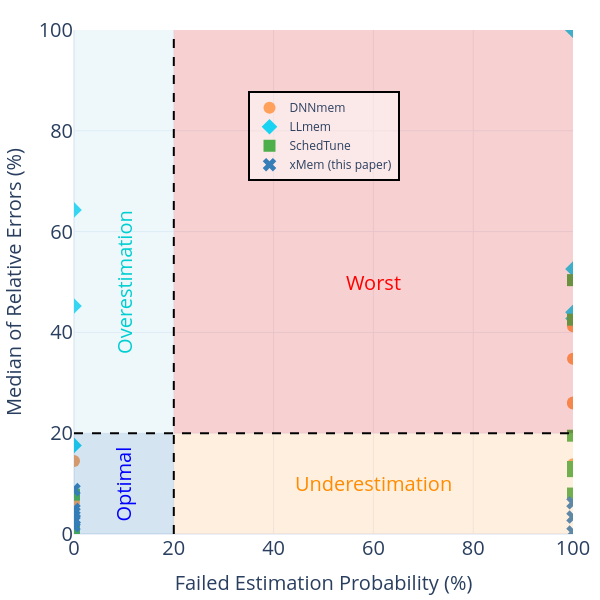

The cell this chart's notebook holds for it:
### Code cell
fig = e_plot.llm_plot_probability_estimation_vs_error_scatter_diagram_model_base(
    title="Evaluation-Comparison of Success Rate vs Relative Error-SGD",
    data_dir=project_base,
    image_size=(800, 800),
    title_font_size=35,
    legend_font_size=30,
    tickfont_size=25,
    quadrant_font_size=40,
    marker_size=16,
    view_mode=True
)
fig.show()

### Figure 1 — Plotly figure (JSON) as saved in the notebook; plotly's stock layout.template omitted (floating-point values rounded to 4 significant figures)
{"data": [{"customdata": [[1, 0], [0, 1], [1, 0], [1, 0], [1, 0], [0, 1], [1, 0], [0, 1]], "hovertemplate": "tool=DNNmem<br>Failed Estimation Probability  (%)=%{x}<br>Relative Error (%)=%{y}<br>Correct_Estimation_False_Count=%{customdata[0]}<br>Correct_Estimation_True_Count=%{customdata[1]}<extra></extra>", "legendgroup": "DNNmem", "marker": {"color": "#FFA15A", "symbol": "circle", "size": 12}, "mode": "markers", "name": "DNNmem", "orientation": "v", "showlegend": true, "x": [100.0, 0.0, 100.0, 100.0, 100.0, 0.0, 100.0, 0.0], "xaxis": "x", "y": [41.23, 1.21, 26.1, 34.77, 13.82, 6.23, 25.9, 14.5], "yaxis": "y", "type": "scatter"}, {"customdata": [[0, 1], [1, 0], [1, 0], [1, 0], [0, 1], [0, 1], [1, 0], [1, 0], [1, 0]], "hovertemplate": "tool=LLmem<br>Failed Estimation Probability  (%)=%{x}<br>Relative Error (%)=%{y}<br>Correct_Estimation_False_Count=%{customdata[0]}<br>Correct_Estimation_True_Count=%{customdata[1]}<extra></extra>", "legendgroup": "LLmem", "marker": {"color": "#19d3f3", "symbol": "diamond", "size": 12}, "mode": "markers", "name": "LLmem", "orientation": "v", "showlegend": true, "x": [0.0, 100.0, 100.0, 100.0, 0.0, 0.0, 100.0, 100.0, 100.0], "xaxis": "x", "y": [45.24, 100.0, 42.76, 43.99, 64.31, 17.58, 100.0, 52.57, 100.0], "yaxis": "y", "type": "scatter"}, {"customdata": [[1, 0], [1, 0], [0, 1], [1, 0], [0, 1], [1, 0], [1, 0], [1, 0]], "hovertemplate": "tool=SchedTune<br>Failed Estimation Probability  (%)=%{x}<br>Relative Error (%)=%{y}<br>Correct_Estimation_False_Count=%{customdata[0]}<br>Correct_Estimation_True_Count=%{customdata[1]}<extra></extra>", "legendgroup": "SchedTune", "marker": {"color": "#4daf4a", "symbol": "square", "size": 12}, "mode": "markers", "name": "SchedTune", "orientation": "v", "showlegend": true, "x": [100.0, 100.0, 0.0, 100.0, 0.0, 100.0, 100.0, 100.0], "xaxis": "x", "y": [13.29, 8.03, 7.81, 19.5, 0.74, 50.37, 12.47, 42.53], "yaxis": "y", "type": "scatter"}, {"customdata": [[1, 0], [0, 1], [0, 1], [0, 1], [0, 1], [0, 1], [1, 0], [0, 1], [1, 0]], "hovertemplate": "tool=xMem (this paper)<br>Failed Estimation Probability  (%)=%{x}<br>Relative Error (%)=%{y}<br>Correct_Estimation_False_Count=%{customdata[0]}<br>Correct_Estimation_True_Count=%{customdata[1]}<extra></extra>", "legendgroup": "xMem (this paper)", "marker": {"color": "#377eb8", "symbol": "x", "size": 12}, "mode": "markers", "name": "xMem (this paper)", "orientation": "v", "showlegend": true, "x": [100.0, 0.0, 0.0, 0.0, 0.0, 0.0, 100.0, 0.0, 100.0], "xaxis": "x", "y": [0.38, 2.5, 4.87, 1.66, 8.8, 4.23, 3.36, 2.9, 6.2], "yaxis": "y", "type": "scatter"}], "layout": {"xaxis": {"anchor": "y", "domain": [0.0, 1.0], "title": {"text": "Failed Estimation Probability (%)", "font": {"size": 20}}, "tickfont": {"size": 20}, "range": [0, 100]}, "yaxis": {"anchor": "x", "domain": [0.0, 1.0], "title": {"text": "Median of Relative Errors (%)", "font": {"size": 20}}, "tickfont": {"size": 20}, "range": [0, 100]}, "legend": {"title": {}, "tracegroupgap": 0, "font": {"size": 12}, "orientation": "v", "yanchor": "bottom", "y": 0.7, "xanchor": "center", "x": 0.5, "bgcolor": "rgba(255,255,255,0.5)", "bordercolor": "Black", "borderwidth": 2}, "margin": {"t": 30, "l": 20, "r": 10, "b": 50}, "shapes": [{"fillcolor": "rgba(44, 123, 182, 0.2)", "line": {"width": 0}, "type": "rect", "x0": 0, "x1": 20, "y0": 0, "y1": 20}, {"fillcolor": "rgba(253, 174, 97, 0.2)", "line": {"width": 0}, "type": "rect", "x0": 20, "x1": 100, "y0": 0, "y1": 20}, {"fillcolor": "rgba(171, 217, 233, 0.2)", "line": {"width": 0}, "type": "rect", "x0": 0, "x1": 20, "y0": 20, "y1": 100}, {"fillcolor": "rgba(215, 25, 28, 0.2)", "line": {"width": 0}, "type": "rect", "x0": 20, "x1": 100, "y0": 20, "y1": 100}, {"line": {"color": "black", "dash": "dash", "width": 2}, "type": "line", "x0": 20, "x1": 20, "y0": 0, "y1": 100}, {"line": {"color": "black", "dash": "dash", "width": 2}, "type": "line", "x0": 0, "x1": 100, "y0": 20, "y1": 20}], "annotations": [{"font": {"color": "blue", "size": 20}, "showarrow": false, "text": "Optimal", "textangle": -90, "x": 10.0, "xanchor": "center", "y": 10.0, "yanchor": "middle"}, {"font": {"color": "DarkOrange", "size": 20}, "showarrow": false, "text": "Underestimation", "x": 60.0, "xanchor": "center", "y": 10.0, "yanchor": "middle"}, {"font": {"color": "DarkTurquoise", "size": 20}, "showarrow": false, "text": "Overestimation", "textangle": -90, "x": 10.0, "xanchor": "center", "y": 50.0, "yanchor": "middle"}, {"font": {"color": "red", "size": 20}, "showarrow": false, "text": "Worst", "x": 60.0, "xanchor": "center", "y": 50.0, "yanchor": "middle"}], "font": {"size": 20}, "width": 600, "height": 600}}
